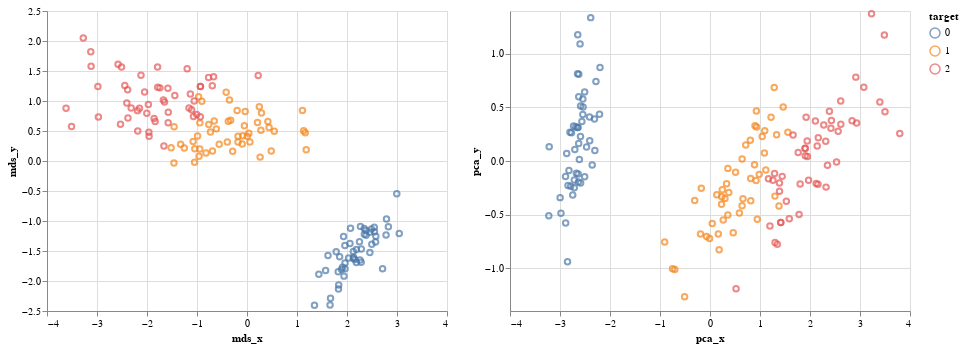

Notebook code cell kept with this figure:
### Code cell
#compare with PCA

from sklearn import decomposition

pca = decomposition.PCA(n_components=2)
pca_pos = pca.fit_transform(data.data)
iris['pca_x']= pca_pos[:, 0]
iris['pca_y']= pca_pos[:, 1]

chart | chart.encode(x='pca_x', y='pca_y')

### Figure 1 — Vega-Lite specification as saved in the notebook (floating-point values rounded to 4 significant figures; data arrays with more than 128 entries replaced by an {"elided": "..."} marker saying what was removed)
{"config": {"view": {"continuousWidth": 400, "continuousHeight": 300}}, "hconcat": [{"mark": "point", "encoding": {"color": {"type": "nominal", "field": "target"}, "x": {"type": "quantitative", "field": "mds_x"}, "y": {"type": "quantitative", "field": "mds_y"}}}, {"mark": "point", "encoding": {"color": {"type": "nominal", "field": "target"}, "x": {"type": "quantitative", "field": "pca_x"}, "y": {"type": "quantitative", "field": "pca_y"}}}], "data": {"name": "data-1e71e3ec0066cc000ef62656780c35e6"}, "$schema": "https://vega.github.io/schema/vega-lite/v4.8.1.json", "datasets": {"data-1e71e3ec0066cc000ef62656780c35e6": {"elided": "150 records"}}}
